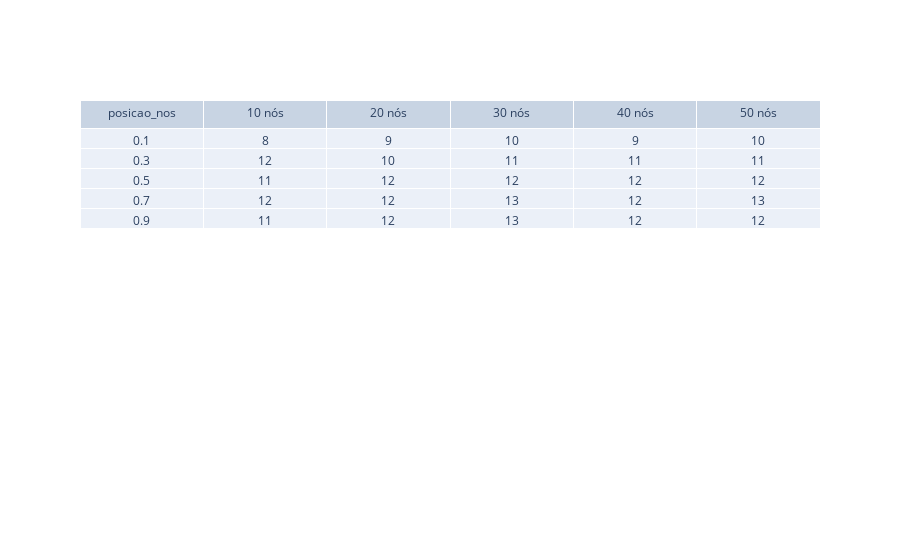

The code cell stored with this chart in its notebook:
### Markdown cell above
# Dimensão em que a moda começa a dar != 0

### Code cell
print(f"seed {seeds[0]}")
m = moda_diferent0[:5*5,:]
fig = go.Figure(data=[go.Table(header=dict(values=['posicao_nos','10 nós', '20 nós', '30 nós', '40 nós', '50 nós']),
                 cells=dict(values=np.vstack([posicao_nos,m[:, -2].reshape(5,5) ])))])
fig.show()

### Figure 1 — Plotly figure (JSON) as saved in the notebook; plotly's stock layout.template omitted (floating-point values rounded to 4 significant figures)
{"data": [{"cells": {"values": [[0.1, 0.3, 0.5, 0.7, 0.9], [8, 12, 11, 12, 11], [9, 10, 12, 12, 12], [10, 11, 12, 13, 13], [9, 11, 12, 12, 12], [10, 11, 12, 13, 12]]}, "header": {"values": ["posicao_nos", "10 nós", "20 nós", "30 nós", "40 nós", "50 nós"]}, "type": "table"}], "layout": {}}
